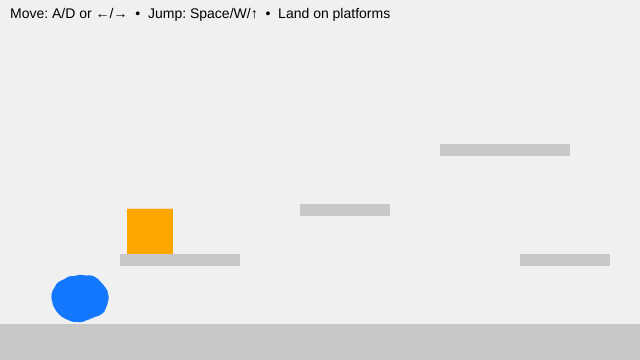
Frame 1 (no input)
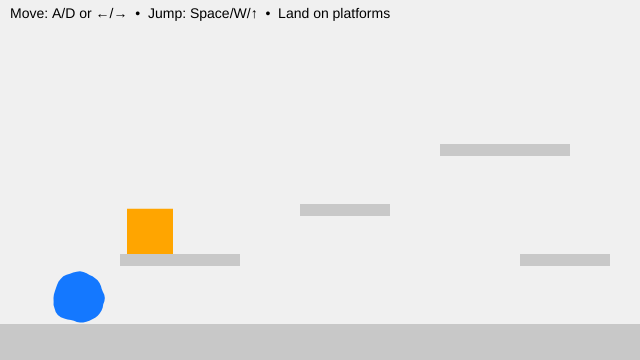
Frame 60 (no input)
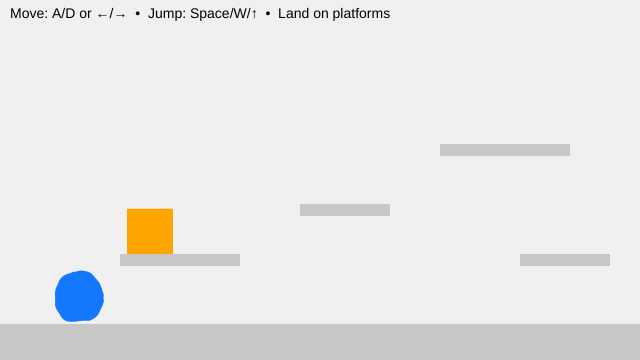
Frame 120 (the mouse pressed at the canvas centre since frame 60)

The p5.js sketch that drew these frames (run headless with seeded random() and noise() and a simulated clock; from frame 60 on, the mouse is pressed at the canvas centre):

// p5.js sketch
// ── sketch.js
// Y-position of the floor (ground level)
let floorY3;

// Player character (soft, animated blob)
let blob3 = {
  // Position (centre of the blob)
  x: 80,
  y: 0,

  // Visual properties
  r: 26, // Base radius
  points: 48, // Number of points used to draw the blob
  wobble: 7, // Edge deformation amount
  wobbleFreq: 0.9,

  // Time values for breathing animation
  t: 0,
  tSpeed: 0.01,

  // Physics: velocity
  vx: 0, // Horizontal velocity
  vy: 0, // Vertical velocity

  // Movement tuning
  accel: 0.55, // Horizontal acceleration
  maxRun: 4.0, // Maximum horizontal speed
  gravity: 0.65, // Downward force
  jumpV: -11.0, // Initial jump impulse

  // State
  onGround: false, // True when standing on a platform

  // Friction
  frictionAir: 0.995, // Light friction in air
  frictionGround: 0.88, // Stronger friction on ground
};

// List of solid platforms the blob can stand on
// Each platform is an axis-aligned rectangle (AABB)
let platforms = [];

// Simple rock that sits on platforms and changes color/height by level
let rock = {
  x: 150, // horizontal position (will determine which platform it's on)
  w: 46, // keep width constant
  // reduce minimum height by 30% from an assumed original of 40 -> 28
  hMin: 28,
  hMax: 80,
  h: 28,
};

function setup() {
  createCanvas(640, 360);

  // Define the floor height
  floorY3 = height - 36;

  noStroke();
  textFont("sans-serif");
  textSize(14);

  // Create platforms (floor + steps)
  platforms = [
    { x: 0, y: floorY3, w: width, h: height - floorY3 }, // floor
    { x: 120, y: floorY3 - 70, w: 120, h: 12 }, // low step
    { x: 300, y: floorY3 - 120, w: 90, h: 12 }, // mid step
    { x: 440, y: floorY3 - 180, w: 130, h: 12 }, // high step
    { x: 520, y: floorY3 - 70, w: 90, h: 12 }, // return ramp
  ];

  // Start the blob resting on the floor
  blob3.y = floorY3 - blob3.r - 1;
}

function draw() {
  background(240);

  // --- Draw all platforms ---
  fill(200);
  for (const p of platforms) {
    rect(p.x, p.y, p.w, p.h);
  }

  // --- Rock: determine which platform it's over, set height & color, draw ---
  // Choose the topmost platform under rock.x (smallest y)
  let chosen = null;
  for (const p of platforms) {
    if (rock.x >= p.x && rock.x <= p.x + p.w) {
      if (chosen === null || p.y < chosen.y) chosen = p;
    }
  }

  if (chosen) {
    // Find index to map level -> height
    let idx = platforms.indexOf(chosen);
    // We'll treat index 0..3 as increasing height levels (3 is the highest step)
    const maxIndex = 3;
    let useIdx = constrain(idx, 0, maxIndex);

    // rock height increases as it goes up
    rock.h = lerp(rock.hMin, rock.hMax, useIdx / maxIndex);

    // place rock so its bottom rests on the platform
    let rockTop = chosen.y - rock.h;

    // color by specific platform levels
    if (idx === 0) {
      fill(255, 0, 0); // red on floor (lowest level)
    } else if (idx === 1) {
      fill(255, 165, 0); // orange on next platform up
    } else if (idx === 3) {
      fill(255, 204, 0); // yellow on max height platform
    } else {
      fill(150); // default grey
    }

    // Draw the rock (keep width constant, vary height)
    rect(rock.x - rock.w / 2, rockTop, rock.w, rock.h);
  }

  // --- Input: left/right movement ---
  let move = 0;
  if (keyIsDown(65) || keyIsDown(LEFT_ARROW)) move -= 1; // A or ←
  if (keyIsDown(68) || keyIsDown(RIGHT_ARROW)) move += 1; // D or →
  blob3.vx += blob3.accel * move;

  // --- Apply friction and clamp speed ---
  blob3.vx *= blob3.onGround ? blob3.frictionGround : blob3.frictionAir;
  blob3.vx = constrain(blob3.vx, -blob3.maxRun, blob3.maxRun);

  // --- Apply gravity ---
  blob3.vy += blob3.gravity;

  // --- Collision representation ---
  // We collide using a rectangle (AABB),
  // even though the blob is drawn as a circle
  let box = {
    x: blob3.x - blob3.r,
    y: blob3.y - blob3.r,
    w: blob3.r * 2,
    h: blob3.r * 2,
  };

  // --- STEP 1: Move horizontally, then resolve X collisions ---
  box.x += blob3.vx;
  for (const s of platforms) {
    if (overlap(box, s)) {
      if (blob3.vx > 0) {
        // Moving right → hit the left side of a platform
        box.x = s.x - box.w;
      } else if (blob3.vx < 0) {
        // Moving left → hit the right side of a platform
        box.x = s.x + s.w;
      }
      blob3.vx = 0;
    }
  }

  // --- STEP 2: Move vertically, then resolve Y collisions ---
  box.y += blob3.vy;
  blob3.onGround = false;

  for (const s of platforms) {
    if (overlap(box, s)) {
      if (blob3.vy > 0) {
        // Falling → land on top of a platform
        box.y = s.y - box.h;
        blob3.vy = 0;
        blob3.onGround = true;
      } else if (blob3.vy < 0) {
        // Rising → hit the underside of a platform
        box.y = s.y + s.h;
        blob3.vy = 0;
      }
    }
  }

  // --- Convert collision box back to blob centre ---
  blob3.x = box.x + box.w / 2;
  blob3.y = box.y + box.h / 2;

  // Keep blob inside the canvas horizontally
  blob3.x = constrain(blob3.x, blob3.r, width - blob3.r);

  // --- Draw the animated blob ---
  blob3.t += blob3.tSpeed;
  drawBlobCircle(blob3);

  // --- HUD ---
  fill(0);
  text("Move: A/D or ←/→  •  Jump: Space/W/↑  •  Land on platforms", 10, 18);
}

// Axis-Aligned Bounding Box (AABB) overlap test
// Returns true if rectangles a and b intersect
function overlap(a, b) {
  return (
    a.x < b.x + b.w && a.x + a.w > b.x && a.y < b.y + b.h && a.y + a.h > b.y
  );
}

// Draws the blob using Perlin noise for a soft, breathing effect
function drawBlobCircle(b) {
  fill(20, 120, 255);
  beginShape();

  for (let i = 0; i < b.points; i++) {
    const a = (i / b.points) * TAU;

    // Noise-based radius offset
    const n = noise(
      cos(a) * b.wobbleFreq + 100,
      sin(a) * b.wobbleFreq + 100,
      b.t,
    );

    const r = b.r + map(n, 0, 1, -b.wobble, b.wobble);

    vertex(b.x + cos(a) * r, b.y + sin(a) * r);
  }

  endShape(CLOSE);
}

// Jump input (only allowed when grounded)
function keyPressed() {
  if (
    (key === " " || key === "W" || key === "w" || keyCode === UP_ARROW) &&
    blob3.onGround
  ) {
    blob3.vy = blob3.jumpV;
    blob3.onGround = false;
  }
}

/* In-class tweaks for experimentation:
   • Add a new platform:
     platforms.push({ x: 220, y: floorY3 - 150, w: 80, h: 12 });

   • “Ice” feel → frictionGround = 0.95
   • “Sand” feel → frictionGround = 0.80
*/
